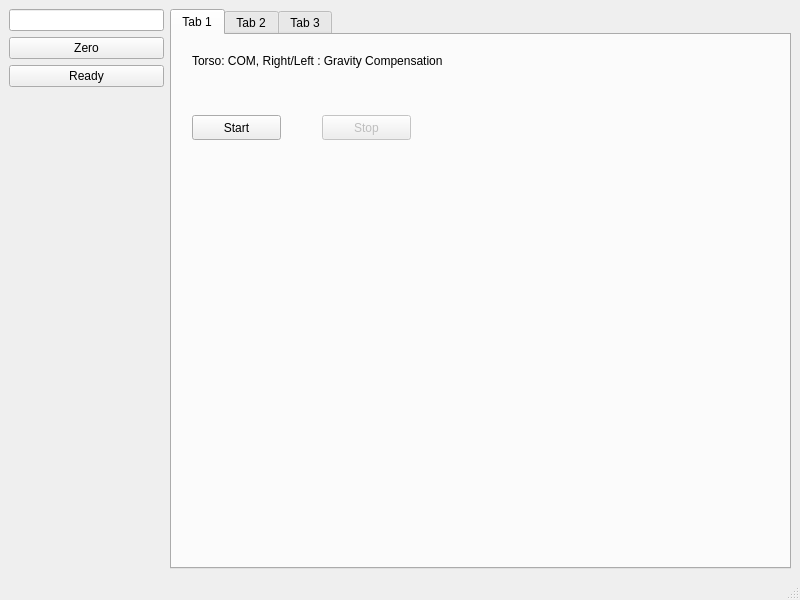
<?xml version="1.0" encoding="UTF-8"?>
<ui version="4.0">
 <class>MainWindow</class>
 <widget class="QMainWindow" name="MainWindow">
  <property name="geometry">
   <rect>
    <x>0</x>
    <y>0</y>
    <width>800</width>
    <height>600</height>
   </rect>
  </property>
  <property name="windowTitle">
   <string>RBY1-A Sample</string>
  </property>
  <widget class="QWidget" name="centralwidget">
   <layout class="QHBoxLayout" name="horizontalLayout" stretch="1,4">
    <item>
     <layout class="QVBoxLayout" name="verticalLayout">
      <item>
       <widget class="QLineEdit" name="LE_State">
        <property name="focusPolicy">
         <enum>Qt::FocusPolicy::NoFocus</enum>
        </property>
        <property name="readOnly">
         <bool>true</bool>
        </property>
       </widget>
      </item>
      <item>
       <widget class="QPushButton" name="PB_Zero">
        <property name="text">
         <string>Zero</string>
        </property>
       </widget>
      </item>
      <item>
       <widget class="QPushButton" name="PB_Ready">
        <property name="text">
         <string>Ready</string>
        </property>
       </widget>
      </item>
      <item>
       <spacer name="verticalSpacer">
        <property name="orientation">
         <enum>Qt::Orientation::Vertical</enum>
        </property>
        <property name="sizeHint" stdset="0">
         <size>
          <width>20</width>
          <height>40</height>
         </size>
        </property>
       </spacer>
      </item>
     </layout>
    </item>
    <item>
     <layout class="QVBoxLayout" name="verticalLayout_2">
      <item>
       <widget class="QTabWidget" name="tabWidget">
        <property name="currentIndex">
         <number>0</number>
        </property>
        <widget class="QWidget" name="tab">
         <attribute name="title">
          <string>Tab 1</string>
         </attribute>
         <widget class="QLabel" name="label">
          <property name="geometry">
           <rect>
            <x>20</x>
            <y>10</y>
            <width>401</width>
            <height>31</height>
           </rect>
          </property>
          <property name="text">
           <string>Torso: COM, Right/Left : Gravity Compensation</string>
          </property>
         </widget>
         <widget class="QPushButton" name="PB_Tab1Start">
          <property name="geometry">
           <rect>
            <x>20</x>
            <y>80</y>
            <width>89</width>
            <height>25</height>
           </rect>
          </property>
          <property name="text">
           <string>Start</string>
          </property>
         </widget>
         <widget class="QPushButton" name="PB_Tab1Stop">
          <property name="enabled">
           <bool>false</bool>
          </property>
          <property name="geometry">
           <rect>
            <x>150</x>
            <y>80</y>
            <width>89</width>
            <height>25</height>
           </rect>
          </property>
          <property name="text">
           <string>Stop</string>
          </property>
         </widget>
        </widget>
        <widget class="QWidget" name="tab_2">
         <attribute name="title">
          <string>Tab 2</string>
         </attribute>
         <widget class="QLabel" name="label_2">
          <property name="geometry">
           <rect>
            <x>10</x>
            <y>10</y>
            <width>401</width>
            <height>31</height>
           </rect>
          </property>
          <property name="text">
           <string>Torso: Cartesian,
Right/Left Arm: Cartesian</string>
          </property>
         </widget>
         <widget class="QPushButton" name="pushButton_2">
          <property name="geometry">
           <rect>
            <x>20</x>
            <y>80</y>
            <width>89</width>
            <height>25</height>
           </rect>
          </property>
          <property name="text">
           <string>Start</string>
          </property>
         </widget>
         <widget class="QPushButton" name="pushButton_4">
          <property name="enabled">
           <bool>false</bool>
          </property>
          <property name="geometry">
           <rect>
            <x>150</x>
            <y>80</y>
            <width>89</width>
            <height>25</height>
           </rect>
          </property>
          <property name="text">
           <string>Stop</string>
          </property>
         </widget>
         <widget class="QSlider" name="horizontalSlider">
          <property name="geometry">
           <rect>
            <x>120</x>
            <y>250</y>
            <width>160</width>
            <height>16</height>
           </rect>
          </property>
          <property name="minimum">
           <number>-50</number>
          </property>
          <property name="maximum">
           <number>50</number>
          </property>
          <property name="orientation">
           <enum>Qt::Orientation::Horizontal</enum>
          </property>
         </widget>
         <widget class="QSlider" name="verticalSlider">
          <property name="geometry">
           <rect>
            <x>90</x>
            <y>200</y>
            <width>16</width>
            <height>160</height>
           </rect>
          </property>
          <property name="minimum">
           <number>-50</number>
          </property>
          <property name="maximum">
           <number>50</number>
          </property>
          <property name="orientation">
           <enum>Qt::Orientation::Vertical</enum>
          </property>
         </widget>
         <widget class="QSlider" name="horizontalSlider_2">
          <property name="geometry">
           <rect>
            <x>60</x>
            <y>380</y>
            <width>160</width>
            <height>16</height>
           </rect>
          </property>
          <property name="minimum">
           <number>-50</number>
          </property>
          <property name="maximum">
           <number>50</number>
          </property>
          <property name="orientation">
           <enum>Qt::Orientation::Horizontal</enum>
          </property>
         </widget>
         <widget class="QLabel" name="label_4">
          <property name="geometry">
           <rect>
            <x>60</x>
            <y>180</y>
            <width>41</width>
            <height>17</height>
           </rect>
          </property>
          <property name="text">
           <string>Z-axis</string>
          </property>
         </widget>
         <widget class="QLabel" name="label_5">
          <property name="geometry">
           <rect>
            <x>120</x>
            <y>230</y>
            <width>41</width>
            <height>17</height>
           </rect>
          </property>
          <property name="text">
           <string>Y-axis</string>
          </property>
         </widget>
         <widget class="QLabel" name="label_6">
          <property name="geometry">
           <rect>
            <x>60</x>
            <y>410</y>
            <width>41</width>
            <height>17</height>
           </rect>
          </property>
          <property name="text">
           <string>X-axis</string>
          </property>
         </widget>
         <widget class="QWidget" name="horizontalLayoutWidget">
          <property name="geometry">
           <rect>
            <x>330</x>
            <y>180</y>
            <width>221</width>
            <height>151</height>
           </rect>
          </property>
          <layout class="QHBoxLayout" name="horizontalLayout_2">
           <item>
            <layout class="QVBoxLayout" name="verticalLayout_3">
             <item>
              <widget class="QDial" name="dial">
               <property name="minimum">
                <number>-50</number>
               </property>
               <property name="maximum">
                <number>50</number>
               </property>
              </widget>
             </item>
             <item>
              <widget class="QLabel" name="label_7">
               <property name="text">
                <string>Roll</string>
               </property>
               <property name="alignment">
                <set>Qt::AlignmentFlag::AlignCenter</set>
               </property>
              </widget>
             </item>
             <item>
              <widget class="QLineEdit" name="lineEdit_4"/>
             </item>
            </layout>
           </item>
           <item>
            <layout class="QVBoxLayout" name="verticalLayout_4">
             <item>
              <widget class="QDial" name="dial_2">
               <property name="minimum">
                <number>-50</number>
               </property>
               <property name="maximum">
                <number>50</number>
               </property>
              </widget>
             </item>
             <item>
              <widget class="QLabel" name="label_8">
               <property name="text">
                <string>Yaw</string>
               </property>
               <property name="alignment">
                <set>Qt::AlignmentFlag::AlignCenter</set>
               </property>
              </widget>
             </item>
             <item>
              <widget class="QLineEdit" name="lineEdit_5"/>
             </item>
            </layout>
           </item>
          </layout>
         </widget>
         <widget class="QLineEdit" name="lineEdit">
          <property name="geometry">
           <rect>
            <x>110</x>
            <y>170</y>
            <width>61</width>
            <height>25</height>
           </rect>
          </property>
          <property name="readOnly">
           <bool>true</bool>
          </property>
         </widget>
         <widget class="QLineEdit" name="lineEdit_2">
          <property name="geometry">
           <rect>
            <x>170</x>
            <y>220</y>
            <width>61</width>
            <height>25</height>
           </rect>
          </property>
          <property name="readOnly">
           <bool>true</bool>
          </property>
         </widget>
         <widget class="QLineEdit" name="lineEdit_3">
          <property name="geometry">
           <rect>
            <x>110</x>
            <y>400</y>
            <width>61</width>
            <height>25</height>
           </rect>
          </property>
          <property name="readOnly">
           <bool>true</bool>
          </property>
         </widget>
        </widget>
        <widget class="QWidget" name="tab_3">
         <attribute name="title">
          <string>Tab 3</string>
         </attribute>
         <widget class="QLabel" name="label_3">
          <property name="geometry">
           <rect>
            <x>10</x>
            <y>10</y>
            <width>401</width>
            <height>31</height>
           </rect>
          </property>
          <property name="text">
           <string>Torso: Position Lock,
Right/Left Arm: Impedance Control</string>
          </property>
         </widget>
         <widget class="QPushButton" name="pushButton_3">
          <property name="geometry">
           <rect>
            <x>20</x>
            <y>80</y>
            <width>89</width>
            <height>25</height>
           </rect>
          </property>
          <property name="text">
           <string>Start</string>
          </property>
         </widget>
         <widget class="QPushButton" name="pushButton_5">
          <property name="enabled">
           <bool>false</bool>
          </property>
          <property name="geometry">
           <rect>
            <x>150</x>
            <y>80</y>
            <width>89</width>
            <height>25</height>
           </rect>
          </property>
          <property name="text">
           <string>Stop</string>
          </property>
         </widget>
        </widget>
       </widget>
      </item>
     </layout>
    </item>
   </layout>
  </widget>
  <widget class="QMenuBar" name="menubar">
   <property name="geometry">
    <rect>
     <x>0</x>
     <y>0</y>
     <width>800</width>
     <height>22</height>
    </rect>
   </property>
  </widget>
  <widget class="QStatusBar" name="statusbar"/>
 </widget>
 <resources/>
 <connections/>
</ui>
